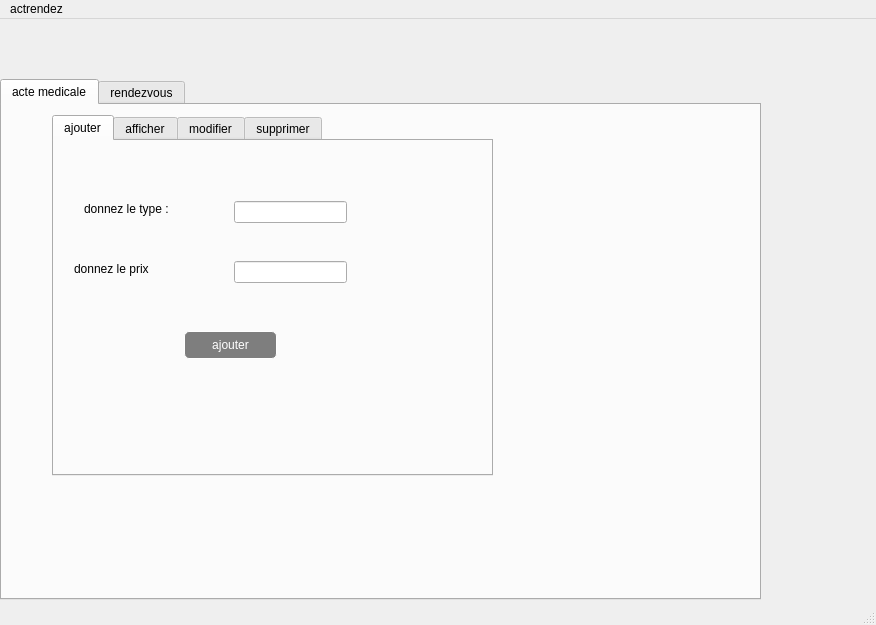
<?xml version="1.0" encoding="UTF-8"?>
<ui version="4.0">
 <class>MainWindow</class>
 <widget class="QMainWindow" name="MainWindow">
  <property name="geometry">
   <rect>
    <x>0</x>
    <y>0</y>
    <width>876</width>
    <height>625</height>
   </rect>
  </property>
  <property name="windowTitle">
   <string>MainWindow</string>
  </property>
  <widget class="QWidget" name="centralwidget">
   <widget class="QTabWidget" name="tabWidget">
    <property name="geometry">
     <rect>
      <x>0</x>
      <y>60</y>
      <width>761</width>
      <height>521</height>
     </rect>
    </property>
    <property name="styleSheet">
     <string notr="true">QTabBar::tab{

background:#EA9D9D;

color:white;

}

QTabBar::tab:selected{

background:#76A4F4;

color:white;

}

QTabWidget::pane { /* The tab widget frame */

border-top: 0px solid #EA9D9D;

}

QTabWidget::tab-bar {

left: 5px; /* move to the right by 5px */

}

tab</string>
    </property>
    <property name="currentIndex">
     <number>0</number>
    </property>
    <widget class="QWidget" name="tab">
     <attribute name="title">
      <string>acte medicale</string>
     </attribute>
     <widget class="QTabWidget" name="tabWidget_2">
      <property name="geometry">
       <rect>
        <x>50</x>
        <y>10</y>
        <width>441</width>
        <height>361</height>
       </rect>
      </property>
      <property name="styleSheet">
       <string notr="true">QTabBar::tab{

background:#EA9D9D;

color:white;

}

QTabBar::tab:selected{

background:#76A4F4;

color:white;

}

QTabWidget::pane { /* The tab widget frame */

border-top: 0px solid #EA9D9D;

}

QTabWidget::tab-bar {

left: 5px; /* move to the right by 5px */

}

tab</string>
      </property>
      <property name="currentIndex">
       <number>0</number>
      </property>
      <widget class="QWidget" name="tab_3">
       <attribute name="title">
        <string>ajouter</string>
       </attribute>
       <widget class="QLabel" name="label_4">
        <property name="geometry">
         <rect>
          <x>30</x>
          <y>60</y>
          <width>121</width>
          <height>16</height>
         </rect>
        </property>
        <property name="text">
         <string>donnez le type :</string>
        </property>
       </widget>
       <widget class="QLabel" name="label_5">
        <property name="geometry">
         <rect>
          <x>20</x>
          <y>120</y>
          <width>121</width>
          <height>16</height>
         </rect>
        </property>
        <property name="text">
         <string>donnez le prix</string>
        </property>
       </widget>
       <widget class="QPushButton" name="pushButton_3">
        <property name="geometry">
         <rect>
          <x>130</x>
          <y>190</y>
          <width>93</width>
          <height>28</height>
         </rect>
        </property>
        <property name="styleSheet">
         <string notr="true">QPushButton{

background-color:rgba(0,0,0,50%);

color:white;

border:1 solid white;

border-radius: 5px;

}</string>
        </property>
        <property name="text">
         <string>ajouter</string>
        </property>
       </widget>
       <widget class="QLineEdit" name="lineEdit_3">
        <property name="geometry">
         <rect>
          <x>180</x>
          <y>120</y>
          <width>113</width>
          <height>22</height>
         </rect>
        </property>
       </widget>
       <widget class="QLineEdit" name="lineEdit">
        <property name="geometry">
         <rect>
          <x>180</x>
          <y>60</y>
          <width>113</width>
          <height>22</height>
         </rect>
        </property>
       </widget>
      </widget>
      <widget class="QWidget" name="tab_4">
       <attribute name="title">
        <string>afficher</string>
       </attribute>
       <widget class="QTableView" name="tableView_2">
        <property name="geometry">
         <rect>
          <x>50</x>
          <y>10</y>
          <width>391</width>
          <height>251</height>
         </rect>
        </property>
        <property name="styleSheet">
         <string notr="true">QTableView {

gridline-color: white;

color:white;

background-color:rgba(0,0,0,50%);

border:0px;

border-radius: 5px;

}QTableView QTableCornerButton::section {

bottom-style:none;

border:0px;



}

</string>
        </property>
       </widget>
       <widget class="QPushButton" name="pushButton_8">
        <property name="geometry">
         <rect>
          <x>190</x>
          <y>300</y>
          <width>93</width>
          <height>28</height>
         </rect>
        </property>
        <property name="text">
         <string>exel</string>
        </property>
       </widget>
      </widget>
      <widget class="QWidget" name="tab_5">
       <attribute name="title">
        <string>modifier</string>
       </attribute>
       <widget class="QLabel" name="label_2">
        <property name="geometry">
         <rect>
          <x>20</x>
          <y>100</y>
          <width>81</width>
          <height>16</height>
         </rect>
        </property>
        <property name="text">
         <string>saisir le type:</string>
        </property>
       </widget>
       <widget class="QLabel" name="label_3">
        <property name="geometry">
         <rect>
          <x>30</x>
          <y>190</y>
          <width>131</width>
          <height>20</height>
         </rect>
        </property>
        <property name="text">
         <string>saisir le nouveau prix</string>
        </property>
       </widget>
       <widget class="QPushButton" name="modifier">
        <property name="geometry">
         <rect>
          <x>120</x>
          <y>230</y>
          <width>93</width>
          <height>28</height>
         </rect>
        </property>
        <property name="toolTip">
         <string>&lt;html&gt;&lt;head/&gt;&lt;body&gt;&lt;p&gt;modifier&lt;/p&gt;&lt;/body&gt;&lt;/html&gt;</string>
        </property>
        <property name="accessibleName">
         <string/>
        </property>
        <property name="styleSheet">
         <string notr="true">QPushButton{

background-color:rgba(0,0,0,50%);

color:white;

border:1 solid white;

border-radius: 5px;

}</string>
        </property>
        <property name="text">
         <string>modifier</string>
        </property>
        <property name="checkable">
         <bool>false</bool>
        </property>
        <property name="autoExclusive">
         <bool>false</bool>
        </property>
        <property name="autoDefault">
         <bool>false</bool>
        </property>
       </widget>
       <widget class="QLineEdit" name="lineEdit_4">
        <property name="geometry">
         <rect>
          <x>160</x>
          <y>100</y>
          <width>113</width>
          <height>22</height>
         </rect>
        </property>
       </widget>
       <widget class="QLineEdit" name="lineEdit_5">
        <property name="geometry">
         <rect>
          <x>160</x>
          <y>190</y>
          <width>113</width>
          <height>22</height>
         </rect>
        </property>
       </widget>
      </widget>
      <widget class="QWidget" name="tab_6">
       <attribute name="title">
        <string>supprimer</string>
       </attribute>
       <widget class="QLabel" name="label">
        <property name="geometry">
         <rect>
          <x>10</x>
          <y>80</y>
          <width>91</width>
          <height>21</height>
         </rect>
        </property>
        <property name="text">
         <string>saisir le type:</string>
        </property>
       </widget>
       <widget class="QPushButton" name="pushButton">
        <property name="geometry">
         <rect>
          <x>60</x>
          <y>160</y>
          <width>93</width>
          <height>28</height>
         </rect>
        </property>
        <property name="styleSheet">
         <string notr="true">QPushButton{

background-color:rgba(0,0,0,50%);

color:white;

border:1 solid white;

border-radius: 5px;

}</string>
        </property>
        <property name="text">
         <string>suuprimer</string>
        </property>
       </widget>
       <widget class="QTableView" name="tableView">
        <property name="geometry">
         <rect>
          <x>180</x>
          <y>130</y>
          <width>141</width>
          <height>131</height>
         </rect>
        </property>
        <property name="styleSheet">
         <string notr="true">QTableView {

gridline-color: white;

color:white;

background-color:rgba(0,0,0,50%);

border:0px;

border-radius: 5px;

}</string>
        </property>
       </widget>
       <widget class="QLineEdit" name="lineEdit_2">
        <property name="geometry">
         <rect>
          <x>170</x>
          <y>90</y>
          <width>113</width>
          <height>22</height>
         </rect>
        </property>
        <property name="tabletTracking">
         <bool>false</bool>
        </property>
       </widget>
      </widget>
     </widget>
    </widget>
    <widget class="QWidget" name="widget">
     <attribute name="title">
      <string>rendezvous</string>
     </attribute>
     <widget class="QTabWidget" name="tabWidget_3">
      <property name="geometry">
       <rect>
        <x>40</x>
        <y>100</y>
        <width>571</width>
        <height>331</height>
       </rect>
      </property>
      <property name="styleSheet">
       <string notr="true">QTabBar::tab{

background:#EA9D9D;

color:white;

}

QTabBar::tab:selected{

background:#76A4F4;

color:white;

}

QTabWidget::pane { /* The tab widget frame */

border-top: 0px solid #EA9D9D;

}

QTabWidget::tab-bar {

left: 5px; /* move to the right by 5px */

}

tab</string>
      </property>
      <property name="currentIndex">
       <number>1</number>
      </property>
      <widget class="QWidget" name="tab_8">
       <attribute name="title">
        <string>ajouter</string>
       </attribute>
       <widget class="QLineEdit" name="lineEdit_6">
        <property name="geometry">
         <rect>
          <x>160</x>
          <y>110</y>
          <width>113</width>
          <height>22</height>
         </rect>
        </property>
       </widget>
       <widget class="QLineEdit" name="lineEdit_7">
        <property name="geometry">
         <rect>
          <x>160</x>
          <y>160</y>
          <width>113</width>
          <height>22</height>
         </rect>
        </property>
       </widget>
       <widget class="QLabel" name="label_6">
        <property name="geometry">
         <rect>
          <x>20</x>
          <y>110</y>
          <width>111</width>
          <height>16</height>
         </rect>
        </property>
        <property name="text">
         <string>donnez le numéro</string>
        </property>
       </widget>
       <widget class="QLabel" name="label_7">
        <property name="geometry">
         <rect>
          <x>40</x>
          <y>160</y>
          <width>81</width>
          <height>16</height>
         </rect>
        </property>
        <property name="text">
         <string>dinnez la date</string>
        </property>
       </widget>
       <widget class="QPushButton" name="pushButton_4">
        <property name="geometry">
         <rect>
          <x>120</x>
          <y>220</y>
          <width>93</width>
          <height>28</height>
         </rect>
        </property>
        <property name="styleSheet">
         <string notr="true">QPushButton{

background-color:rgba(0,0,0,50%);

color:white;

border:1 solid white;

border-radius: 5px;

}</string>
        </property>
        <property name="text">
         <string>ajouter</string>
        </property>
       </widget>
      </widget>
      <widget class="QWidget" name="widget">
       <attribute name="title">
        <string>afficher</string>
       </attribute>
       <widget class="QTableView" name="tableView_3">
        <property name="geometry">
         <rect>
          <x>40</x>
          <y>30</y>
          <width>311</width>
          <height>321</height>
         </rect>
        </property>
        <property name="styleSheet">
         <string notr="true">QTableView {

gridline-color: white;

color:white;

background-color:rgba(0,0,0,50%);

border:0px;

border-radius: 5px;

}</string>
        </property>
       </widget>
       <widget class="QPushButton" name="pushButton_2">
        <property name="geometry">
         <rect>
          <x>440</x>
          <y>250</y>
          <width>93</width>
          <height>28</height>
         </rect>
        </property>
        <property name="styleSheet">
         <string notr="true">QPushButton{

background-color:rgba(0,0,0,50%);

color:white;

border:1 solid white;

border-radius: 5px;

}</string>
        </property>
        <property name="text">
         <string>pdf</string>
        </property>
       </widget>
       <widget class="QPushButton" name="pushButton_7">
        <property name="geometry">
         <rect>
          <x>440</x>
          <y>210</y>
          <width>93</width>
          <height>28</height>
         </rect>
        </property>
        <property name="styleSheet">
         <string notr="true">QPushButton{

background-color:rgba(0,0,0,50%);

color:white;

border:1 solid white;

border-radius: 5px;

}</string>
        </property>
        <property name="text">
         <string>imprimer</string>
        </property>
       </widget>
      </widget>
      <widget class="QWidget" name="widget">
       <attribute name="title">
        <string>modifier</string>
       </attribute>
       <widget class="QLabel" name="label_8">
        <property name="geometry">
         <rect>
          <x>40</x>
          <y>90</y>
          <width>131</width>
          <height>16</height>
         </rect>
        </property>
        <property name="text">
         <string>donnez le numéro</string>
        </property>
       </widget>
       <widget class="QLineEdit" name="lineEdit_8">
        <property name="geometry">
         <rect>
          <x>230</x>
          <y>90</y>
          <width>113</width>
          <height>22</height>
         </rect>
        </property>
       </widget>
       <widget class="QLabel" name="label_9">
        <property name="geometry">
         <rect>
          <x>50</x>
          <y>180</y>
          <width>171</width>
          <height>16</height>
         </rect>
        </property>
        <property name="text">
         <string>saisir la nouvelle date</string>
        </property>
       </widget>
       <widget class="QLineEdit" name="lineEdit_9">
        <property name="geometry">
         <rect>
          <x>240</x>
          <y>180</y>
          <width>113</width>
          <height>22</height>
         </rect>
        </property>
       </widget>
       <widget class="QPushButton" name="pushButton_5">
        <property name="geometry">
         <rect>
          <x>170</x>
          <y>260</y>
          <width>93</width>
          <height>28</height>
         </rect>
        </property>
        <property name="styleSheet">
         <string notr="true">QPushButton{

background-color:rgba(0,0,0,50%);

color:white;

border:1 solid white;

border-radius: 5px;

}</string>
        </property>
        <property name="text">
         <string>modiifer</string>
        </property>
       </widget>
      </widget>
      <widget class="QWidget" name="tab_10">
       <attribute name="title">
        <string>supprimer</string>
       </attribute>
       <widget class="QLabel" name="label_10">
        <property name="geometry">
         <rect>
          <x>30</x>
          <y>110</y>
          <width>121</width>
          <height>16</height>
         </rect>
        </property>
        <property name="text">
         <string>donnez le numéro</string>
        </property>
       </widget>
       <widget class="QLineEdit" name="lineEdit_10">
        <property name="geometry">
         <rect>
          <x>190</x>
          <y>110</y>
          <width>113</width>
          <height>22</height>
         </rect>
        </property>
       </widget>
       <widget class="QPushButton" name="pushButton_6">
        <property name="geometry">
         <rect>
          <x>60</x>
          <y>230</y>
          <width>93</width>
          <height>28</height>
         </rect>
        </property>
        <property name="styleSheet">
         <string notr="true">QPushButton{

background-color:rgba(0,0,0,50%);

color:white;

border:1 solid white;

border-radius: 5px;

}</string>
        </property>
        <property name="text">
         <string>supprimer</string>
        </property>
       </widget>
       <widget class="QTableView" name="tableView_4">
        <property name="geometry">
         <rect>
          <x>190</x>
          <y>160</y>
          <width>256</width>
          <height>192</height>
         </rect>
        </property>
        <property name="styleSheet">
         <string notr="true">QTableView {

gridline-color: white;

color:white;

background-color:rgba(0,0,0,50%);

border:0px;

border-radius: 5px;

}</string>
        </property>
       </widget>
      </widget>
     </widget>
    </widget>
   </widget>
   <widget class="QLabel" name="label_11">
    <property name="geometry">
     <rect>
      <x>0</x>
      <y>0</y>
      <width>871</width>
      <height>591</height>
     </rect>
    </property>
    <property name="text">
     <string/>
    </property>
   </widget>
   <zorder>label_11</zorder>
   <zorder>tabWidget</zorder>
  </widget>
  <widget class="QMenuBar" name="menubar">
   <property name="geometry">
    <rect>
     <x>0</x>
     <y>0</y>
     <width>876</width>
     <height>26</height>
    </rect>
   </property>
   <widget class="QMenu" name="menuactrendez">
    <property name="title">
     <string>actrendez</string>
    </property>
    <addaction name="separator"/>
    <addaction name="separator"/>
   </widget>
   <addaction name="menuactrendez"/>
  </widget>
  <widget class="QStatusBar" name="statusbar"/>
 </widget>
 <resources/>
 <connections/>
</ui>
